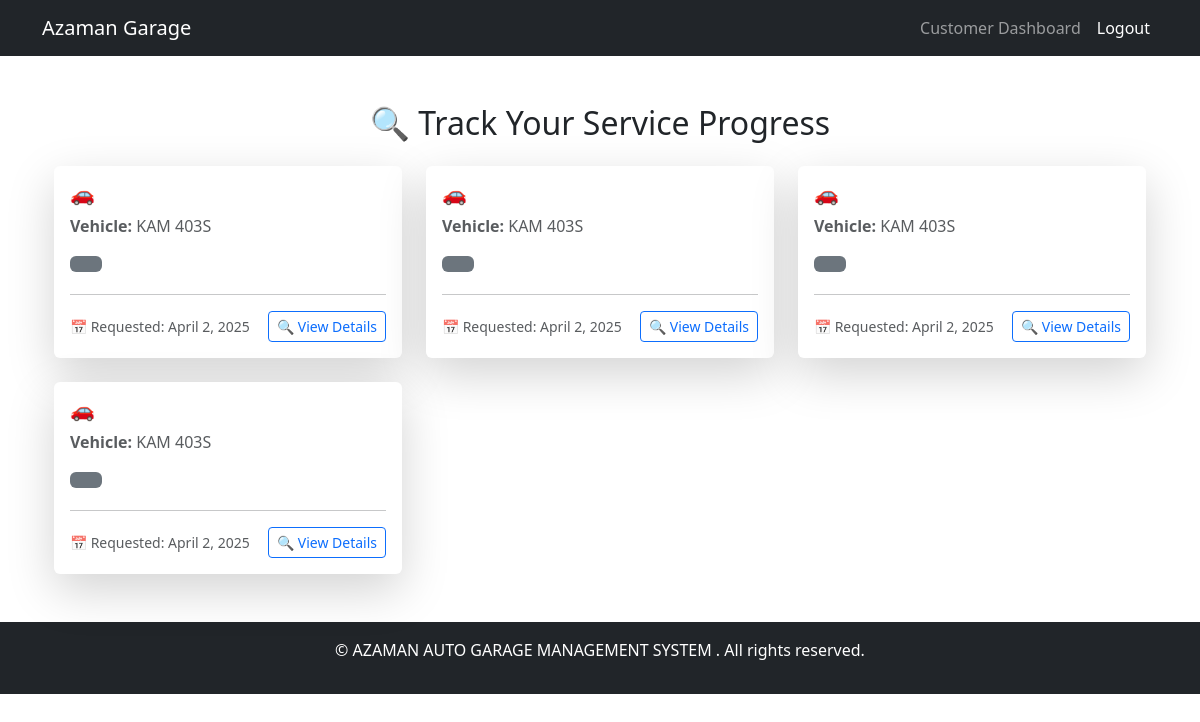
The app's page /services/track/ (signed in) with its own data.
### billing/models.py (models this page shows, shortened)
class Booking(models.Model):
    user = models.ForeignKey(CustomUser, on_delete=models.CASCADE,  related_name="customer_bookings",null=True,blank=True)
    vehicle = models.ForeignKey(Vehicle, on_delete=models.CASCADE, related_name="bookings")
    service = models.ForeignKey(Service, on_delete=models.CASCADE, related_name="bookings" )
    created_at = models.DateTimeField(auto_now_add=True)  # Timestamp of booking

class Vehicle(models.Model):
    customer = models.ForeignKey(Customer, on_delete=models.CASCADE)
    make = models.CharField(max_length=50)
    model = models.CharField(max_length=50)
    registration_number = models.CharField(max_length=20, unique=True)
    year = models.PositiveIntegerField()
    color = models.CharField(max_length=50, default="Unknown")
    insurance_company = models.CharField(max_length=100, null=True)

### services/views.py (the view)
# urls.py: path("track/", track_service_progress, name="track_service_progress"),
def track_service_progress(request):
    bookings = Booking.objects.filter(user=request.user).order_by("-created_at")  # Fetch user's bookings
    return render(request, "services/track_service.html", {"bookings": bookings})

### services/templates/services/track_service.html (shortened to what this page needs)
{% extends "base.html" %}
{% block content %}
<div class="container mt-5">
    <h2 class="text-center mb-4">🔍 Track Your Service Progress</h2>
    {% if bookings %}
        <div class="row">
            {% for booking in bookings %}
                <div class="col-md-6 col-lg-4 mb-4">
                    <div class="card shadow-lg border-0 rounded">
                        <div class="card-body">
                            <h5 class="card-title text-primary">
                                🚗 {{ booking.get_service_display }}
                            </h5>
                            <p class="card-text text-muted">
                                <strong>Vehicle:</strong> {{ booking.vehicle.registration_number }}
                            </p>
                            <span class="badge py-2 px-3 text-white fw-bold
                                {% if booking.status == 'completed' %} bg-success
                                {% elif booking.status == 'in_progress' %} bg-warning text-dark
                                {% elif booking.status == 'approved' %} bg-info
                                {% elif booking.status == 'cancelled' %} bg-danger
                                {% else %} bg-secondary {% endif %}">
                            </span>
                            <hr>
                            <div class="d-flex justify-content-between align-items-center">
                                <small class="text-muted">📅 Requested: {{ booking.created_at|date:"F j, Y" }}</small>
                                <a href="{% url 'services:booking_detail' booking.id %}" class="btn btn-outline-primary btn-sm">
                                    🔍 View Details
                                </a>
                            </div>
                        </div>
                    </div>
                </div>
            {% endfor %}
        </div>
    {% else %}
        <div class="alert alert-info text-center p-4">
            🚘 No active service requests found.
        </div>
    {% endif %}
</div>
{% endblock %}

### records on screen
Booking: vehicle.registration_number "KAM 403S", created_at "April 2, 2025"
Booking: vehicle.registration_number "KAM 403S", created_at "April 2, 2025"
Booking: vehicle.registration_number "KAM 403S", created_at "April 2, 2025"
Booking: vehicle.registration_number "KAM 403S", created_at "April 2, 2025"
